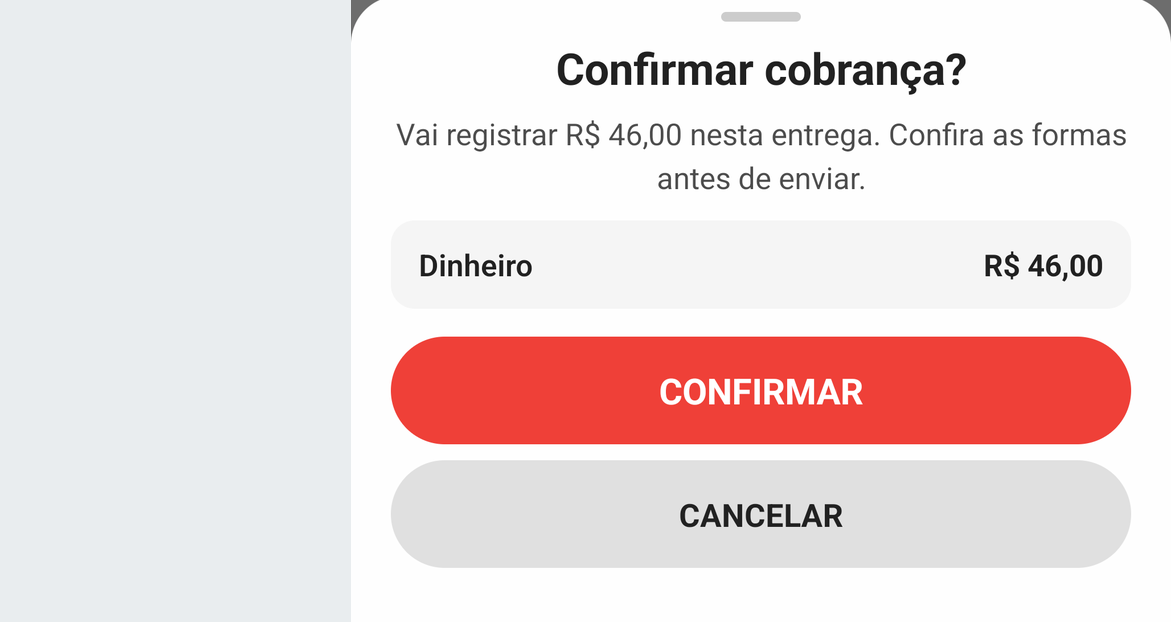
#> input picture manuais/app-entregador-cobranca/imagens-puras/07-confirmar-cobranca.png, 1171 x 622 px, given in place of 01-rodape-de-cobranca.png, which was not available
$ python annotate.py
#> lines starting #> are read from the running program, lines starting #| are printed output that depends on the picture; pictures that were not available may be replaced by others from this repository, and a replacement may not be noted
"""Anota as capturas do #116 — App do entregador: receber na porta.

Mesma técnica dos outros manuais do app: prints do material do dono, `copiar()` recorta por
fração e `rec()` converte pixel da prévia de 473x1024 em fração da imagem final, já com as
margens. Os ajudantes moram no miolo comum (`/tmp/ge/cabeca-app.py`).

Este é o manual do dinheiro, e é o maior do bloco do aplicativo: treze imagens, de três
capítulos do material (cobrança, divisão de conta e finalizar sem cobrar). O que ele tem de
próprio:

* **Quase toda imagem é um recorte de folha.** A cobrança acontece em folhas que sobem por cima
  da tela de pagamento; recortar a folha, e não a tela inteira, é o que deixa o texto legível.
  A tela de pagamento (`03`) é a única capturada inteira, porque é o mapa da operação.
* **O rodapé tem três colunas** (`TOTAL`, `TROCO`, `COBRAR`) e por isso usa **três margens ao
  mesmo tempo**: esquerda para a primeira coluna e os botões, direita para o valor a cobrar, e
  uma margem em cima só para a coluna do meio, que não tem lado livre nenhum.
* **A tela de sucesso entra sem seta** (`08`): uma marca verde e uma frase não precisam de
  etiqueta, e a única etiqueta possível apontaria para o texto que a legenda já repete.
* **O contador de caracteres é alcançado pela direita** (`13`). Ele é a prova de que a
  observação tem limite, e vive encostado na borda.

A ordem dos arquivos é a ordem do texto: cobrança inteira (`01` a `08`), divisão de conta
(`09` a `11`) e finalizar sem cobrar (`12` e `13`).
"""

import math
import os
import shutil

from PIL import Image, ImageDraw, ImageFont

# Os prints do app não são capturados aqui: vêm do material que o dono enviou, feito no
# emulador Android. `copiar()` traz cada um para `imagens-puras/`, que continua sendo o
# backup do manual, e só `imagens-tratadas/` é referenciada pelo `.md`.
MATERIAL = "../gestao-entregas/material-recebido/app-entregador"
SRC = "imagens-puras"
OUT = "imagens-tratadas"
os.makedirs(SRC, exist_ok=True)
os.makedirs(OUT, exist_ok=True)

GREEN = (22, 150, 78)
WHITE = (255, 255, 255)
A_LINE = 235
A_BADGE = 245
FONTES = [
    "/usr/share/fonts/truetype/croscore/Arimo-Bold.ttf",
    "/usr/share/fonts/truetype/dejavu/DejaVuSans-Bold.ttf",
]


def font(sz):
    for c in FONTES:
        if os.path.exists(c):
            return ImageFont.truetype(c, sz)
    raise RuntimeError("nenhuma fonte bold encontrada")


FUNDO = (233, 237, 239)


def com_margem(nome, esq=0.0, topo=0.0, dire=0.0, fundo=FUNDO):
    """Acrescenta margem clara à pura, para etiqueta e seta viverem **fora** da tela.

    Tela de celular é estreita e cheia: etiqueta dentro cobre texto, e foi o que aconteceu na
    primeira rodada do leitor de código de barras. Com margem, a seta entra pela borda e o
    print fica inteiro visível. `esq`, `topo` e `dire` são frações da imagem original.

    A margem da direita existe pelo motivo oposto à da esquerda: a coluna direita da tela do app
    é onde moram a flecha `>`, o selo de estado e o `!` de atraso. Alcançá-los pela esquerda
    obriga a seta a atravessar o cartão inteiro por cima do endereço.
    """
    img = Image.open(os.path.join(SRC, nome)).convert("RGB")
    W, H = img.size
    dx, dy, dd = int(W * esq), int(H * topo), int(W * dire)
    tela = Image.new("RGB", (W + dx + dd, H + dy), fundo)
    tela.paste(img, (dx, dy))
    tela.save(os.path.join(SRC, nome))
    print("MARGEM", nome, tela.size)


def copiar(origem, nome, caixa=None, largura=None):
    """Traz um print do material para `imagens-puras/`.

    `caixa` é em **fração** (esq, topo, dir, base) da imagem original: o print do celular tem
    1440x3120 e quase sempre sobra faixa preta em cima e embaixo, que só encolhe o que
    interessa. `largura` reamostra para um tamanho fixo, para as imagens do manual ficarem do
    mesmo tamanho na página.
    """
#> called with nome = '01-rodape-de-cobranca.png', caixa = (0, 0.715, 1, 0.978), largura = 900
    caminho = os.path.join(MATERIAL, origem)
    img = Image.open(caminho).convert("RGB")
#> img is the input picture: PIL image 1171x622 RGB; mean R, G, B 237.9, 221.2, 220.9
    if caixa:
        W, H = img.size
#> W = 1171; H = 622
        img = img.crop((int(caixa[0] * W), int(caixa[1] * H),
                        int(caixa[2] * W), int(caixa[3] * H)))
#> img: PIL image 1171x164 RGB
    if largura and img.size[0] != largura:
        alt = round(img.size[1] * largura / img.size[0])
#> alt = 126
        img = img.resize((largura, alt), Image.LANCZOS)
#> img: PIL image 900x126 RGB
    img.save(os.path.join(SRC, nome))
    print("PURA", nome, img.size)
#| PURA 01-rodape-de-cobranca.png (900, 126)


def copiar_pura(origem, nome):
    """Print que já está em `imagens-puras/` de outro manual (mesma captura, outra anotação)."""
    shutil.copyfile(origem, os.path.join(SRC, nome))
    print("PURA", nome, "(copiada de outro manual)")


# Todo print do material tem 1440x3120. Eu leio as posições numa prévia de 473x1024 — a mesma
# proporção — e é nessa grade que as medições deste arquivo estão escritas. Medir uma vez, na
# tela inteira, e deixar o `rec()` converter é o que permite mexer no recorte depois sem
# remedir nada.
W0, H0 = 473, 1024
M = 0.30       # margem esquerda padrão, em fração da imagem final
ETQ = 0.10     # x da etiqueta, dentro da margem esquerda


def margem(nome, m=M, tm=0.0, md=0.0):
    """Margem em fração **do resultado** — o `com_margem()` pede em fração do print."""
    dentro = 1 - m - tm * 0 - md
    com_margem(nome,
               esq=m / dentro if m else 0.0,
               topo=tm / (1 - tm) if tm else 0.0,
               dire=md / dentro if md else 0.0)
#| MARGEM 01-rodape-de-cobranca.png (1500, 170)


def rec(caixa, m=M, tm=0.0, md=0.0):
    """Converte pixel da prévia do print inteiro em fração da imagem final já recortada.

    `caixa` é o mesmo recorte passado ao `copiar()`; `m`, `tm` e `md` são as margens que o
    `margem()` acrescentou, em fração da imagem final.
    """
    x0, x1 = caixa[0] * W0, caixa[2] * W0
    y0, y1 = caixa[1] * H0, caixa[3] * H0

    def f(x, y):
        return (m + (1 - m - md) * (x - x0) / (x1 - x0),
                tm + (1 - tm) * (y - y0) / (y1 - y0))
    return f


def seta(d, x0, y0, x1, y1, w):
    col = GREEN + (A_LINE,)
    d.line([(x0, y0), (x1, y1)], fill=col, width=w)
    ang = math.atan2(y1 - y0, x1 - x0)
    L = w * 4.0
    for s in (0.5, -0.5):
        d.line([(x1, y1), (x1 - L * math.cos(ang - s), y1 - L * math.sin(ang - s))],
               fill=col, width=w)


def badge(d, cx, cy, r, num, fnt):
    d.ellipse([cx - r - 3, cy - r - 3, cx + r + 3, cy + r + 3], fill=WHITE + (245,))
    d.ellipse([cx - r, cy - r, cx + r, cy + r], fill=GREEN + (A_BADGE,))
    t = str(num)
    bb = d.textbbox((0, 0), t, font=fnt)
    d.text((cx - (bb[2] - bb[0]) / 2 - bb[0], cy - (bb[3] - bb[1]) / 2 - bb[1]),
           t, fill=WHITE, font=fnt)


def annotate(nome, marcadores=(), molduras=(), r=None, w=None, m=0.0, md=0.0):
    """`marcadores`: (número, alvo_x, alvo_y, etiqueta_x, etiqueta_y) — tudo em **fração**.

    Fração e não pixel porque estes prints vêm recortados e reamostrados: pixel medido numa
    versão morre na primeira vez que o recorte mudar.

    `m` e `md` montam a margem **em memória**, sem gravar na pura. As dezenove imagens do
    aplicativo usam o `margem()`, que grava — e ali isso é inofensivo, porque o `copiar()`
    reconstrói a pura do material versionado a cada execução. A imagem `20` é diferente: ela é
    **capturada** pelo `capturar-parametro.py` e não se reconstrói, então margem gravada nela se
    acumularia a cada execução e deslocaria as setas. Foi o defeito encontrado no #125.
    """
#> called with nome = '01-rodape-de-cobranca.png', molduras = (), r = 26, w = 4, m = 0, md = 0
    pura = Image.open(os.path.join(SRC, nome)).convert("RGB")
    if m or md:
        Wp, Hp = pura.size
        largura = round(Wp / (1 - m - md))
        tela = Image.new("RGB", (largura, Hp), FUNDO)
        tela.paste(pura, (round(largura * m), 0))
        pura = tela
    img = pura.convert("RGBA")
#> img: PIL image 1500x170 RGBA
    W, H = img.size
#> W = 1500; H = 170
    over = Image.new("RGBA", (W, H), (0, 0, 0, 0))
#> over: PIL image 1500x170 RGBA; every value is 0
    d = ImageDraw.Draw(over)
    r = r or int(W * 0.033)
#> r = 26
    fnt = font(int(r * 1.25))
    w = w or max(2, int(W * 0.006))
#> w = 4
    for (fx, fy, fw, fh) in molduras:
        d.rounded_rectangle([fx * W, fy * H, (fx + fw) * W, (fy + fh) * H],
                            radius=int(r * 0.6), outline=GREEN + (A_LINE,), width=w)
    for (num, tfx, tfy, bfx, bfy) in marcadores:
        tx, ty, bx, by = tfx * W, tfy * H, bfx * W, bfy * H
        ang = math.atan2(ty - by, tx - bx)
        seta(d, bx + (r + 6) * math.cos(ang), by + (r + 6) * math.sin(ang), tx, ty, w)
        badge(d, bx, by, r, num, fnt)
    Image.alpha_composite(img, over).convert("RGB").save(os.path.join(OUT, nome))
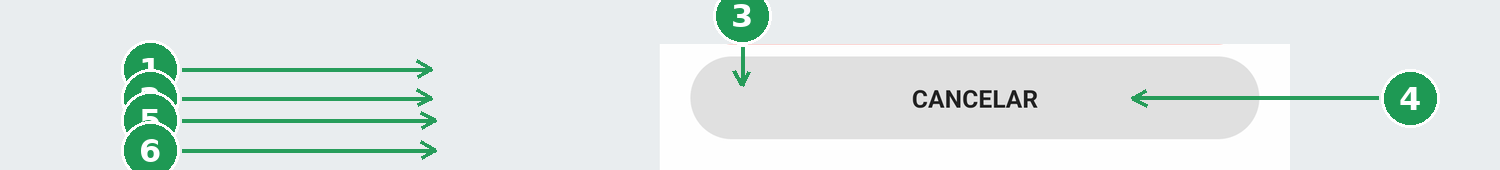
#> saved as 01-rodape-de-cobranca.png: PIL image 1500x170 RGB; mean R, G, B 222.4, 231.7, 229.1
    print("OK", nome, W, H)
#| OK 01-rodape-de-cobranca.png 1500 170


def passthrough(nome):
    Image.open(os.path.join(SRC, nome)).convert("RGB").save(os.path.join(OUT, nome))
    print("CTX", nome)


def lado_a_lado(nomes, destino, espaco=24, fundo=(233, 237, 239)):
    """Junta prints na horizontal. Duas telas quase iguais explicam mais juntas que separadas."""
    imgs = [Image.open(os.path.join(SRC, n)).convert("RGB") for n in nomes]
    alt = max(i.size[1] for i in imgs)
    larg = sum(i.size[0] for i in imgs) + espaco * (len(imgs) - 1)
    tela = Image.new("RGB", (larg, alt), fundo)
    x = 0
    for i in imgs:
        tela.paste(i, (x, (alt - i.size[1]) // 2))
        x += i.size[0] + espaco
    tela.save(os.path.join(SRC, destino))
    print("JUNTA", destino, tela.size)


CO = "11-cobranca-na-porta/prints"
DV = "12-divisao-de-conta/prints"
SC = "13-finalizar-sem-cobrar/prints"

# ---------------------------------------------------------------------------------------
# 01 — o rodapé: onde a cobrança começa
# ---------------------------------------------------------------------------------------
# Três colunas em pé de igualdade e nenhuma delas com lado livre: a do meio (TROCO) é alcançada
# por cima, a da direita (COBRAR) pela direita, e o resto pela esquerda.
C1, M1, TM1, MD1 = (0, 0.715, 1, 0.978), 0.26, 0.26, 0.14
copiar(f"{CO}/01-rodape-de-cobranca.png", "01-rodape-de-cobranca.png", caixa=C1, largura=900)
margem("01-rodape-de-cobranca.png", m=M1, tm=TM1, md=MD1)
a = rec(C1, m=M1, tm=TM1, md=MD1)
annotate("01-rodape-de-cobranca.png", [
    (1, *a(22, 786), ETQ, a(0, 786)[1]),         # a forma prevista — o que o cliente disse ao pedir
    (2, *a(22, 848), ETQ, a(0, 848)[1]),         # TOTAL, o valor do pedido
    (3, *a(185, 820), a(185, 0)[0], 0.09),       # TROCO, alcançado por cima: coluna do meio
    (4, *a(390, 848), 0.94, a(0, 848)[1]),       # COBRAR, em verde — o que você recebe
    (5, *a(24, 896), ETQ, a(0, 896)[1]),         # INICIAR COBRANÇA
    (6, *a(24, 960), ETQ, a(0, 960)[1]),         # FINALIZAR SEM COBRAR
], r=26, w=4)

# ---------------------------------------------------------------------------------------
# 02 — a conferência do item em destaque
# ---------------------------------------------------------------------------------------
C2 = (0, 0.630, 1, 0.950)
copiar(f"{CO}/02-conferir-destaque.png", "02-conferir-destaque.png", caixa=C2, largura=820)
#> call 2 of copiar, with nome = '02-conferir-destaque.png', caixa = (0, 0.63, 1, 0.95), largura = 820
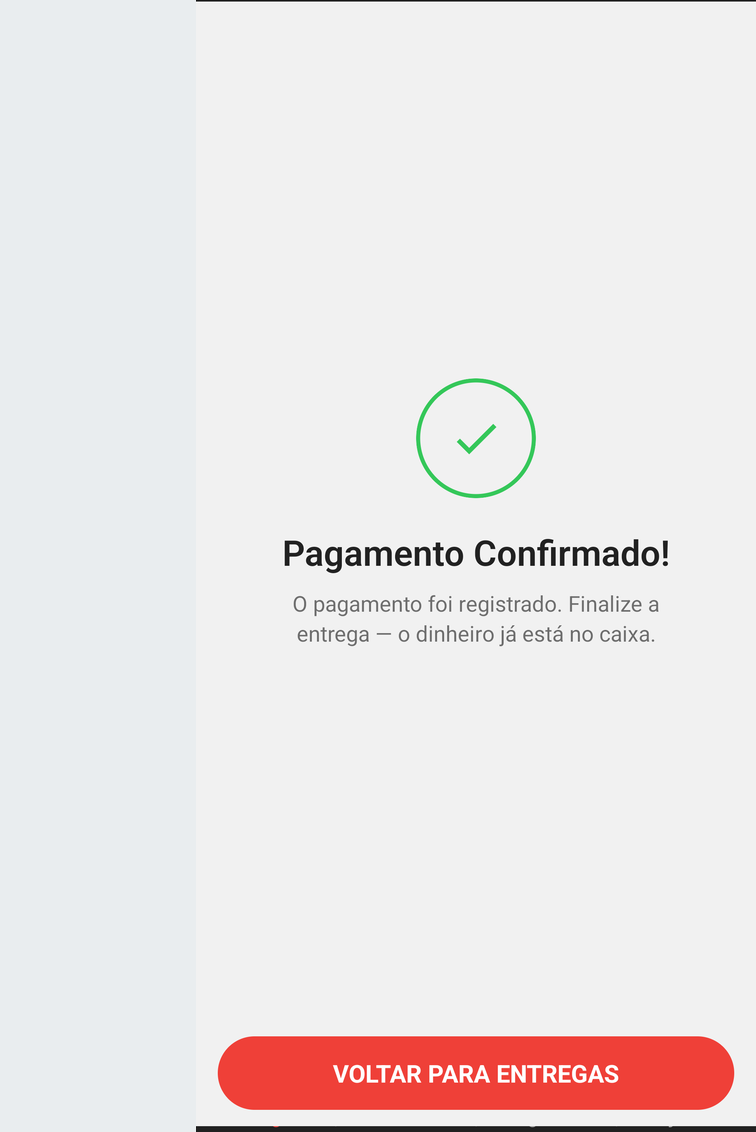
#> input picture manuais/app-entregador-cobranca/imagens-puras/17-pagamento-sem-baixa.png, 756 x 1132 px, given in place of 02-conferir-destaque.png, which was not available
#> in copiar, img is the input picture: PIL image 756x1132 RGB; mean R, G, B 236.1, 230.4, 230.3
#> in copiar (call 2), `img = img.crop((int(caixa[0] * W), int(caixa[1] * H), int(caixa[2] * W..`:
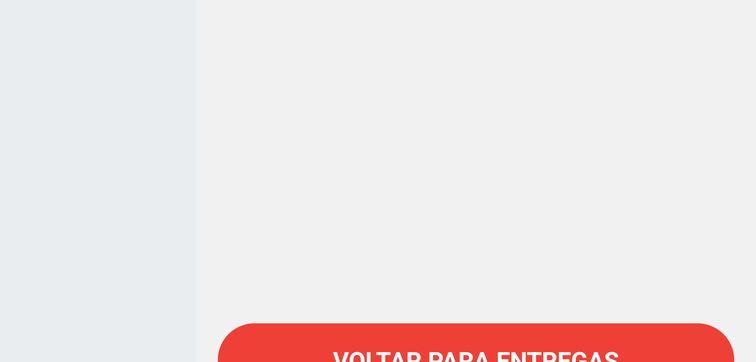
#> img: PIL image 756x362 RGB; mean R, G, B 238.9, 228.3, 228.3
#| PURA 02-conferir-destaque.png (820, 393)
margem("02-conferir-destaque.png")
#> call 2 of com_margem, with nome = '02-conferir-destaque.png', esq = 0.429, topo = 0, dire = 0, fundo = (233, 237, 239)
#> in com_margem (call 2), `tela.paste(img, (dx, dy))`:
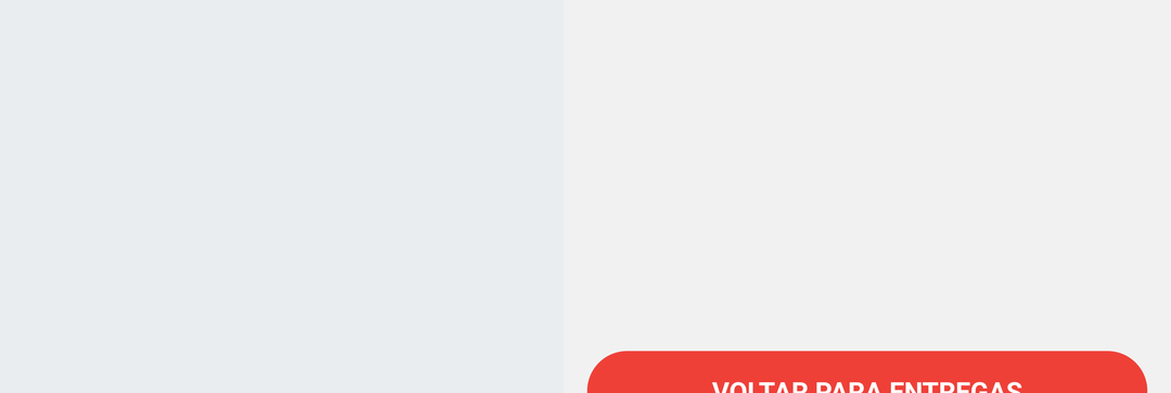
#> tela: PIL image 1171x393 RGB; mean R, G, B 237.1, 230.9, 231.5
#| MARGEM 02-conferir-destaque.png (1171, 393)
a = rec(C2)
annotate("02-conferir-destaque.png", [
    (1, *a(35, 690), ETQ, a(0, 690)[1]),         # a pergunta, em letras maiúsculas
    (2, *a(40, 763), ETQ, a(0, 763)[1]),         # o item que precisa ser conferido
    (3, *a(30, 840), ETQ, a(0, 840)[1]),         # CONFIRMAR
], r=26, w=4)
#> in annotate (call 2), `over = Image.new("RGBA", (W, H), (0, 0, 0, 0))`: over: PIL image 1171x393 RGBA; every value is 0
#| OK 02-conferir-destaque.png 1171 393

# ---------------------------------------------------------------------------------------
# 03 — a tela de pagamento inteira
# ---------------------------------------------------------------------------------------
# A única tela capturada por inteiro: é o mapa da operação, e o vazio no meio dela é real —
# a tela é assim quando há uma pessoa só pagando.
C3, M3, MD3 = (0, 0.112, 1, 0.985), 0.26, 0.14
copiar(f"{CO}/03-tela-de-pagamento.png", "03-tela-de-pagamento.png", caixa=C3, largura=700)
#> call 3 of copiar, with nome = '03-tela-de-pagamento.png', caixa = (0, 0.112, 1, 0.985), largura = 700
#> in copiar (call 3), `img = img.crop((int(caixa[0] * W), int(caixa[1] * H), int(caixa[2] * W..`:
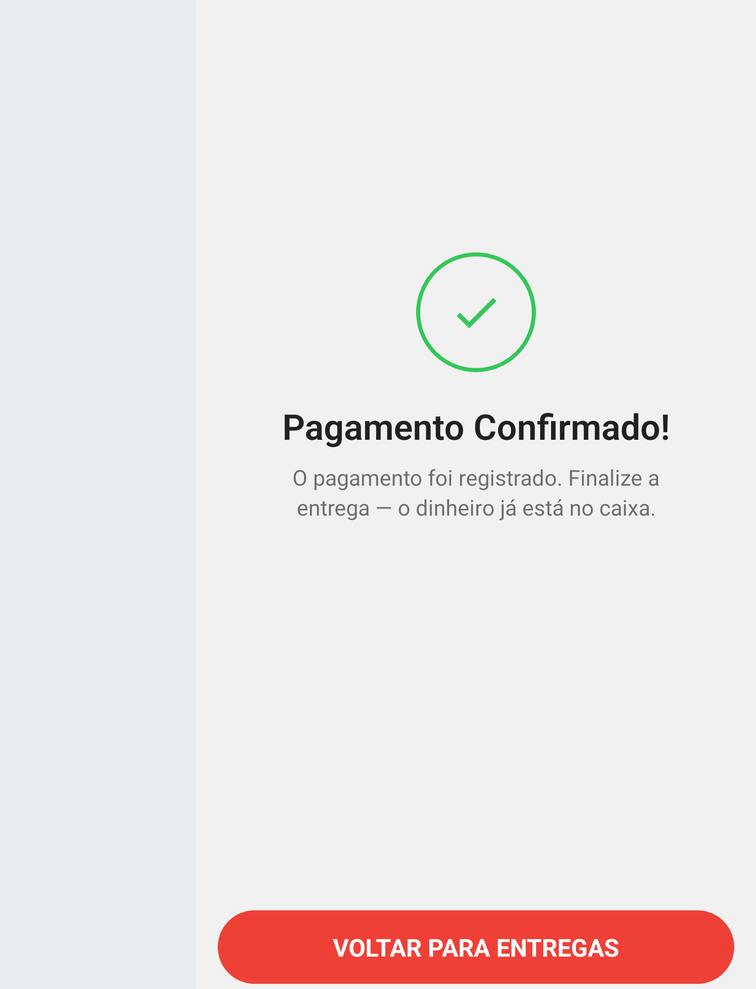
#> img: PIL image 756x989 RGB; mean R, G, B 236.8, 230.1, 230
#| PURA 03-tela-de-pagamento.png (700, 916)
margem("03-tela-de-pagamento.png", m=M3, md=MD3)
#> call 3 of com_margem, with nome = '03-tela-de-pagamento.png', esq = 0.433, topo = 0, dire = 0.233, fundo = (233, 237, 239)
#> in com_margem (call 3), `tela.paste(img, (dx, dy))`:
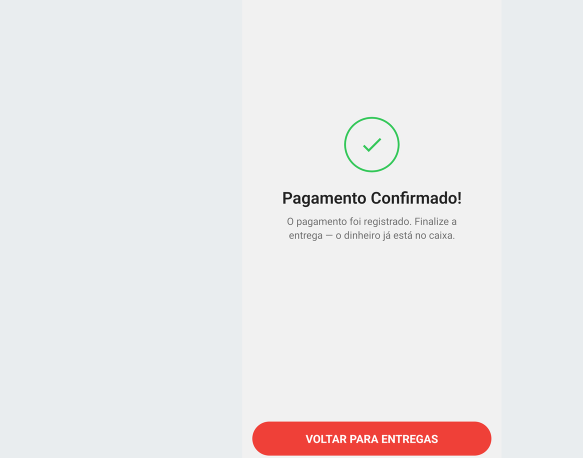
#> tela: PIL image 1166x916 RGB (shown at 1/2 size); mean R, G, B 235.3, 232.9, 233.6
#| MARGEM 03-tela-de-pagamento.png (1166, 916)
a = rec(C3, m=M3, md=MD3)
annotate("03-tela-de-pagamento.png", [
    # O selo PEDIDO #NNNN é o marcador 1 porque é a única tela do app que mostra o número do
    # pedido — medido nos prints das duas rodadas. Alcançado pela direita: ele mora encostado
    # na borda, e vir pela esquerda cruzaria o nome do cliente.
    (1, *a(440, 145), 0.94, a(0, 145)[1]),       # PEDIDO #1030 — o número, só aqui
    (2, *a(35, 207), ETQ, a(0, 207)[1]),         # A RECEBER — o valor grande
    (3, *a(305, 268), 0.94, a(0, 268)[1]),       # JÁ PAGO, alcançado pela direita
    (4, *a(452, 324), 0.94, a(0, 330)[1]),       # o + do DIVIDIR CONTA
    (5, *a(45, 419), ETQ, a(0, 419)[1]),         # o valor da Pessoa 1
    (6, *a(430, 419), 0.94, a(0, 419)[1]),       # o lápis que edita o valor
    (7, *a(35, 477), ETQ, a(0, 477)[1]),         # Troco para, e o troco calculado
    (8, *a(35, 537), ETQ, a(0, 545)[1]),         # o campo de observação
    (9, *a(24, 952), ETQ, a(0, 952)[1]),         # CONFIRMAR PAGAMENTO
], r=26, w=4)
#> call 3 of annotate, with nome = '03-tela-de-pagamento.png', molduras = (), r = 26, w = 4, m = 0, md = 0
#> in annotate (call 3), `over = Image.new("RGBA", (W, H), (0, 0, 0, 0))`: over: PIL image 1166x916 RGBA; every value is 0
#> the loop in annotate (call 3), `for (num, tfx, tfy, bfx, bfy) in marcadores:` made 9 passes
#> in annotate (call 3), `Image.alpha_composite(img, over).convert("RGB").save(os.path.join(OUT,..`:
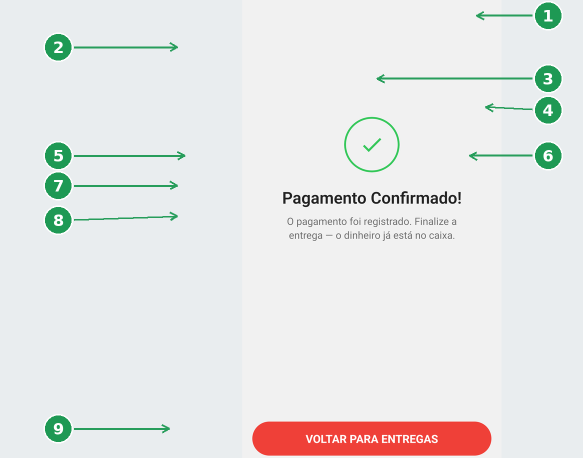
#> saved as 03-tela-de-pagamento.png: PIL image 1166x916 RGB (shown at 1/2 size); mean R, G, B 230.7, 231, 230.1
#| OK 03-tela-de-pagamento.png 1166 916

# ---------------------------------------------------------------------------------------
# 04 a 06 — escolher a forma, a bandeira e o troco
# ---------------------------------------------------------------------------------------
C4, M4, MD4 = (0, 0.340, 1, 0.985), 0.24, 0.14
copiar(f"{CO}/04-forma-de-pagamento.png", "04-forma-de-pagamento.png", caixa=C4, largura=760)
#> (the run stopped early here; a loop or call above may not have finished)
